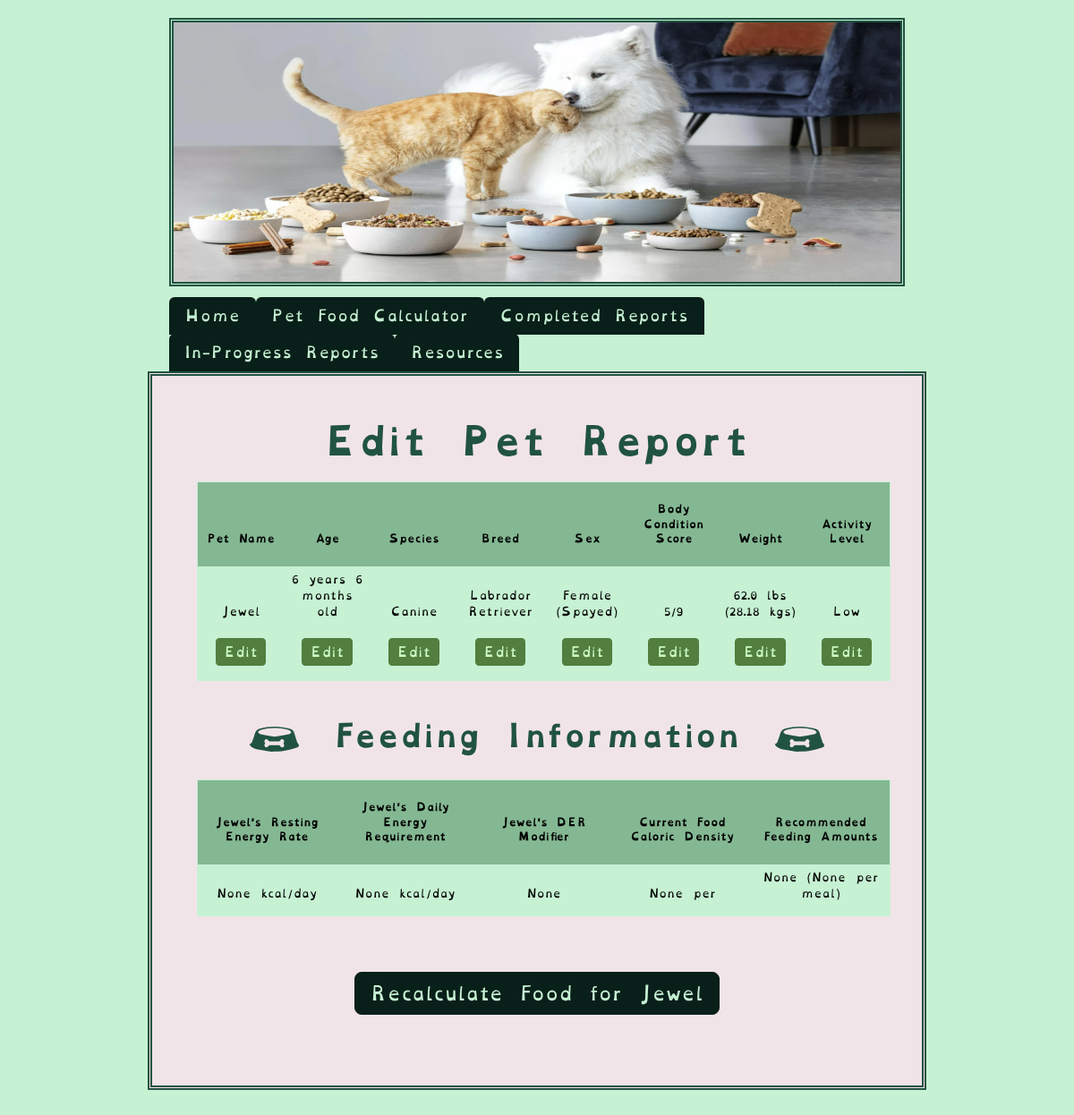
The page /edit_info?pet_id=1 (signed in) on the database as committed earlier.
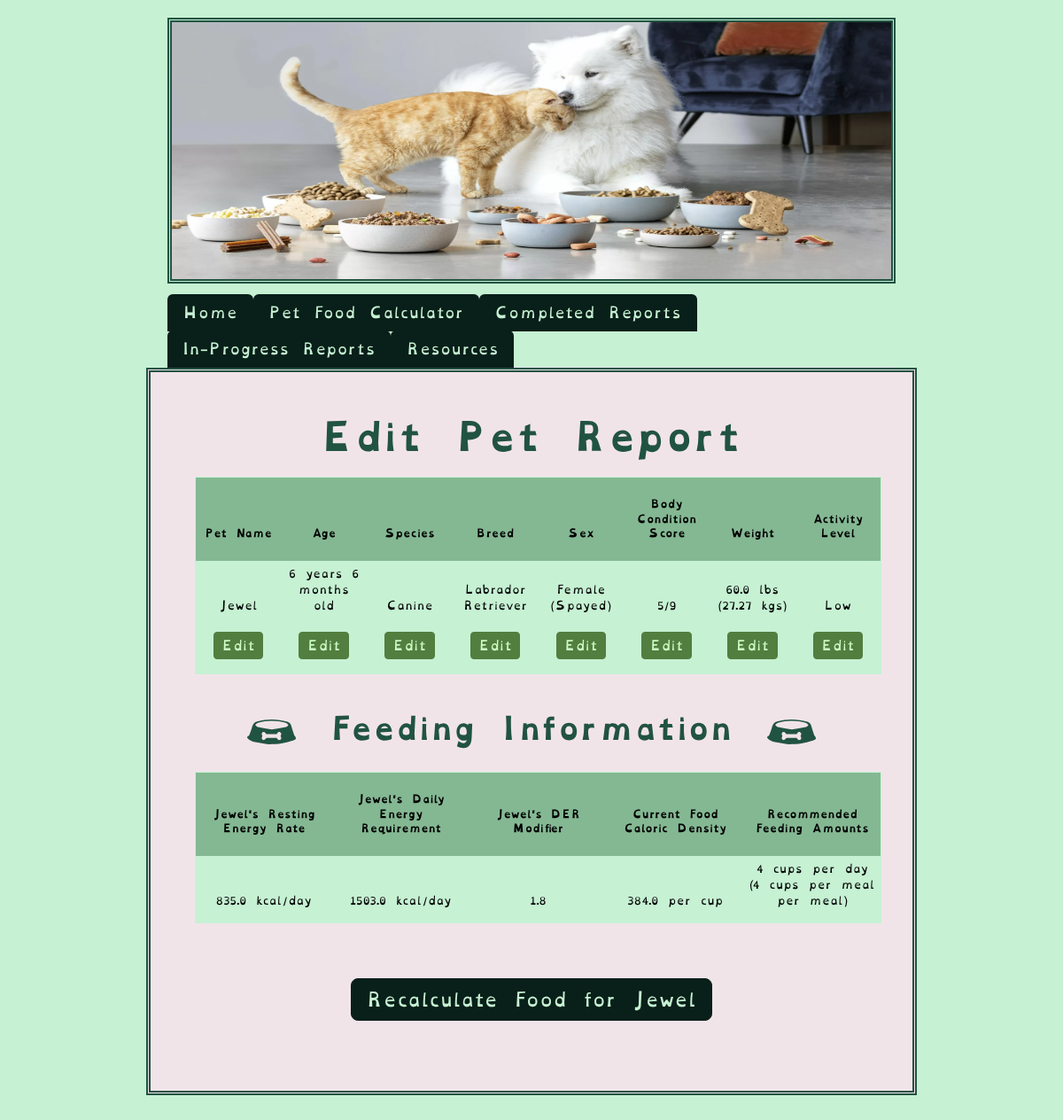
The same page on the database as committed later.
### tables this page shows
CREATE TABLE "pets" (
	"pet_id"	INTEGER UNIQUE,
	"owner_id"	INTEGER,
	"name"	VARCHAR(25) NOT NULL,
	"age_in_years"	INTEGER,
	"age_in_months"	INTEGER,
	"species"	VARCHAR(10) NOT NULL,
	"breed"	VARCHAR(25),
	"canine_breed_id"	INTEGER,
	"feline_breed_id"	INTEGER,
	"sex"	INTEGER,
	"bcs"	INTEGER,
	"weight"	FLOAT,
	"units"	VARCHAR(5),
	"converted_weight"	FLOAT,
	"converted_weight_units"	VARCHAR(5),
	"body_fat_percentage"	VARCHAR(5),
	"ideal_weight_lbs"	FLOAT,
	"ideal_weight_kgs"	FLOAT,
	"is_pediatric"	BOOL,
	"is_pregnant"	BOOL,
	"weeks_gestating"	INTEGER,
	"is_nursing"	BOOL,
	"litter_size"	INTEGER,
	"weeks_nursing"	INTEGER,
	"activity_level"	INTEGER,
	"rer"	FLOAT,
	"canine_der_factor_id"	INTEGER,
	"feline_der_factor_id"	INTEGER,
	"der"	FLOAT,
	"der_modifier"	FLOAT,
	"meals_per_day"	FLOAT,
	"current_food_kcal"	FLOAT,
	"current_food_form"	INTEGER,
	"second_food_kcal" FLOAT,
	"second_food_form" INTEGER,
	"sensitive_stomach" INTEGER,
	"food_transition" INTEGER,
	"transition_length" INTEGER,
	"rec_treat_kcal_per_day"	INTEGER,
	"current_food_amt_rec"	VARCHAR(15),
	"current_food_amt_per_meal"	VARCHAR(15),
	"date_of_first_report"	DATETIME,
	"most_recent_report_date"	DATETIME,
	PRIMARY KEY("pet_id" AUTOINCREMENT),
	FOREIGN KEY("owner_id") REFERENCES "users"("id"),
	FOREIGN KEY("canine_breed_id") REFERENCES "dog_breeds"("BreedID"),
	FOREIGN KEY("canine_der_factor_id") REFERENCES "canine_der_factors"("factor_id"),
	FOREIGN KEY("feline_breed_id") REFERENCES "cat_breeds"("BreedID"),
	FOREIGN KEY("feline_der_factor_id") REFERENCES "feline_der_factors"("factor_id"),
	FOREIGN KEY("sex") REFERENCES "reproductive_statuses"("sex_id"),
	FOREIGN KEY("activity_level") REFERENCES "activity_levels"("activity_id"),
	FOREIGN KEY("current_food_form") REFERENCES "food_forms"("form_id"),
	FOREIGN KEY("second_food_form") REFERENCES "food_forms"("form_id")
);

### main.py (the view)
@app.route("/edit_info", methods=["GET", "POST"])
@login_required
def edit_info():
    pet_id = request.args.get("pet_id", type=int)
    print(pet_id)
    try:
        pet_data = db.execute(
            "SELECT * FROM pets WHERE owner_id = :user_id and pet_id = :pet_id",
            user_id=session["user_id"], pet_id=pet_id
        )
    except Exception as e:
        flash(f"Unable to find pet info. Exception: {e}")
        return render_template("edit_report.html")
    if request.method == "POST":
        print(pet_id)
    return render_template("edit_report.html", pet_data=pet_data, pet_id=pet_id)

### helpers.py (called while the page is built)
def login_required(f):
    @wraps(f)
    def decorated_funtion(*args, **kwargs):
        if session.get("user_id") == None:
            return redirect(url_for("login"))
        return f(*args, **kwargs)
    return decorated_funtion

### templates/edit_report.html (shortened to what the changed rows need)
{% extends 'base.html' %} {% block title %}Edit Pet Report{% endblock %}
{% block content %}
<h1>Edit Pet Report</h1>
<table class="table table-sm">
  <thead>
    <tr>
      <th>
        <b> Pet Name </b>
      </th>
      <th>
        <b> Age </b>
      </th>
      <th>
        <b> Species </b>
      </th>
      <th>
        <b> Breed </b>
      </th>
      <th>
        <b> Sex </b>
      </th>
      <th>
        <b> Body Condition Score </b>
      </th>
      <th>
        <b> Weight </b>
      </th>
      {% if pet_data[0].activity_level != None %}
      <th>
        <b> Activity Level </b>
      </th>
      {% endif %}
    </tr>
  </thead>
  <tbody>
    <tr>
      <td>
        {{ pet_data[0].name }}
      </td>
      <td>
        {% if pet_data[0].age_in_years == 0 and pet_data[0].age_in_months == 1
        %} {{ pet_data[0].age_in_months }} month old {% elif
        pet_data[0].age_in_years == 0 and pet_data[0].age_in_months > 1 %} {{
        pet_data[0].age_in_months }} months old {% elif pet_data[0].age_in_years
        == 1 and pet_data[0].age_in_months == 0 %} {{ pet_data[0].age_in_years
        }} year old {% elif pet_data[0].age_in_years == 1 and
        pet_data[0].age_in_months == 1 %} {{ pet_data[0].age_in_years }} year {{
        pet_data[0].age_in_months }} month old {% elif pet_data[0].age_in_years
        == 1 and pet_data[0].age_in_months > 1 %} {{ pet_data[0].age_in_years }}
        year {{ pet_data[0].age_in_months }} months old {% elif
        pet_data[0].age_in_years > 1 and pet_data[0].age_in_months == 0 %} {{
        pet_data[0].age_in_years }} years old {% elif pet_data[0].age_in_years >
        1 and pet_data[0].age_in_months == 1 %} {{ pet_data[0].age_in_years }}
        years {{ pet_data[0].age_in_months }} month old {% elif
        pet_data[0].age_in_years > 1 and pet_data[0].age_in_months > 1 %} {{
        pet_data[0].age_in_years }} years {{ pet_data[0].age_in_months }} months
        old {% endif %}
      </td>
      <td>
        {{ pet_data[0].species }}
      </td>
      <td>
        {{ pet_data[0].breed }}
      </td>
      <td>
        {% if pet_data[0].sex == 1 %} Female (Intact) {% elif pet_data[0].sex ==
        2 %} Female (Spayed) {% elif pet_data[0].sex == 3 %} Male (Intact) {%
        elif pet_data[0].sex == 4 %} Male (Neutered) {% endif %}
      </td>
      <td>
        {{ pet_data[0].bcs }}/9
      </td>
      <td>
        {{ pet_data[0].weight }} {{ pet_data[0].units }} ({{
        pet_data[0].converted_weight }} {{ pet_data[0].converted_weight_units
        }})
      </td>
      {% if pet_data[0].activity_level != None %}
      <td>
        {% if pet_data[0].activity_level == 1 %} Sedentary {% elif
        pet_data[0].activity_level == 2 %} Low {% elif
        pet_data[0].activity_level == 3 %} Moderate {% elif
        pet_data[0].activity_level == 4 %} Heavy {% endif %}
      </td>
      {% endif %}
    </tr>
  </tbody>
</table>
<div class="row">
  <h2>
    {% if pet_data[0].species == "Feline" %}
    <img
      src="{{ url_for('static', filename='assets/svg/food_bowl.svg') }}"
      alt="A bowl with a pawprint"
      class="bowl"
    />
    {% elif pet_data[0].species == "Canine" %}
    <img
      src="{{ url_for('static', filename='assets/svg/dog_food_bowl.svg') }}"
      alt="A bowl with a bone"
      class="bowl"
    />
    {% endif %} Feeding Information {% if pet_data[0].species == "Feline" %}
    <img
      src="{{ url_for('static', filename='assets/svg/food_bowl.svg') }}"
      alt="A bowl with a pawprint"
      class="bowl"
    />
    {% elif pet_data[0].species == "Canine" %}
    <img
      src="{{ url_for('static', filename='assets/svg/dog_food_bowl.svg') }}"
      alt="A bowl with a bone"
      class="bowl"
    />
    {% endif %}
  </h2>
</div>
<table class="table table-sm">
  <thead>
    <tr>
      <th>{{ pet_data[0].name }}'s Resting Energy Rate</th>
      <th>{{ pet_data[0].name }}'s Daily Energy Requirement</th>
      <th>{{ pet_data[0].name }}'s DER Modifier</th>
      <th>Current Food Caloric Density</th>
      <th>Recommended Feeding Amounts</th>
    </tr>
  </thead>
  <tbody class="feeding_info_report">
    <tr>
      <td>{{ pet_data[0].rer }} kcal/day</td>
      <td>{{ pet_data[0].der }} kcal/day</td>
      <td>{{ pet_data[0].der_modifier }}</td>
      <td>
        {{ pet_data[0].current_food_kcal }} per
        {% if pet_data[0].current_food_form == 1 %}
          cup
        {% elif pet_data[0].current_food_form == 2 %}
          can
        {% elif pet_data[0].current_food_form == 3 %}
          pouch
        {% endif %}
      </td>
      <td>
        {{ pet_data[0].current_food_amt_rec }} ({{
        pet_data[0].current_food_amt_per_meal }} per meal)
      </td>
    </tr>
  </tbody>
</table>
{% if pet_data[0].is_pediatric == 0 and pet_data[0].is_pregnant == 1 and
pet_data[0].is_nursing != 1 %}
<div class="button-container">
  <a href="{{ url_for('current_food', pet_id=pet_data[0].pet_id) }}">
    <button type="button" class="btn btn-secondary btn-lg">
      Recalculate Food for {{ pet_data[0].name }}
    </button>
  </a>
</div>
{% else %}
<div class="button-container">
  <a href="{{ url_for('pet_condition', pet_id=pet_data[0].pet_id) }}">
    <button type="button" class="btn btn-secondary btn-lg">
      Recalculate Food for {{ pet_data[0].name }}
    </button>
  </a>
</div>
{% endif %} {% endblock %}

Rows that differ between the two databases and show on the page:
changed pets "Jewel": weight "62.0" → "60.0"; converted_weight "28.18" → "27.27"; rer (not shown) → "835.0"; der (not shown) → "1503.0"; der_modifier (not shown) → "1.8"; current_food_kcal (not shown) → "384.0"; current_food_amt_rec (not shown) → "4 cups per day"; current_food_amt_per_meal (not shown) → "4 cups per meal"
Other text that changed with them:
{{ pet_data[0].rer }}: "None" → (not shown)
{{ pet_data[0].der }}: "None" → (not shown)
{{ pet_data[0].der_modifier }}: "None" → (not shown)
{{ pet_data[0].current_food_kcal }}: "None" → (not shown)
{{ pet_data[0].current_food_amt_rec }}: "None" → (not shown)
{{ pet_data[0].current_food_amt_per_meal }}: "None" → (not shown)
text now shown: "cup"
